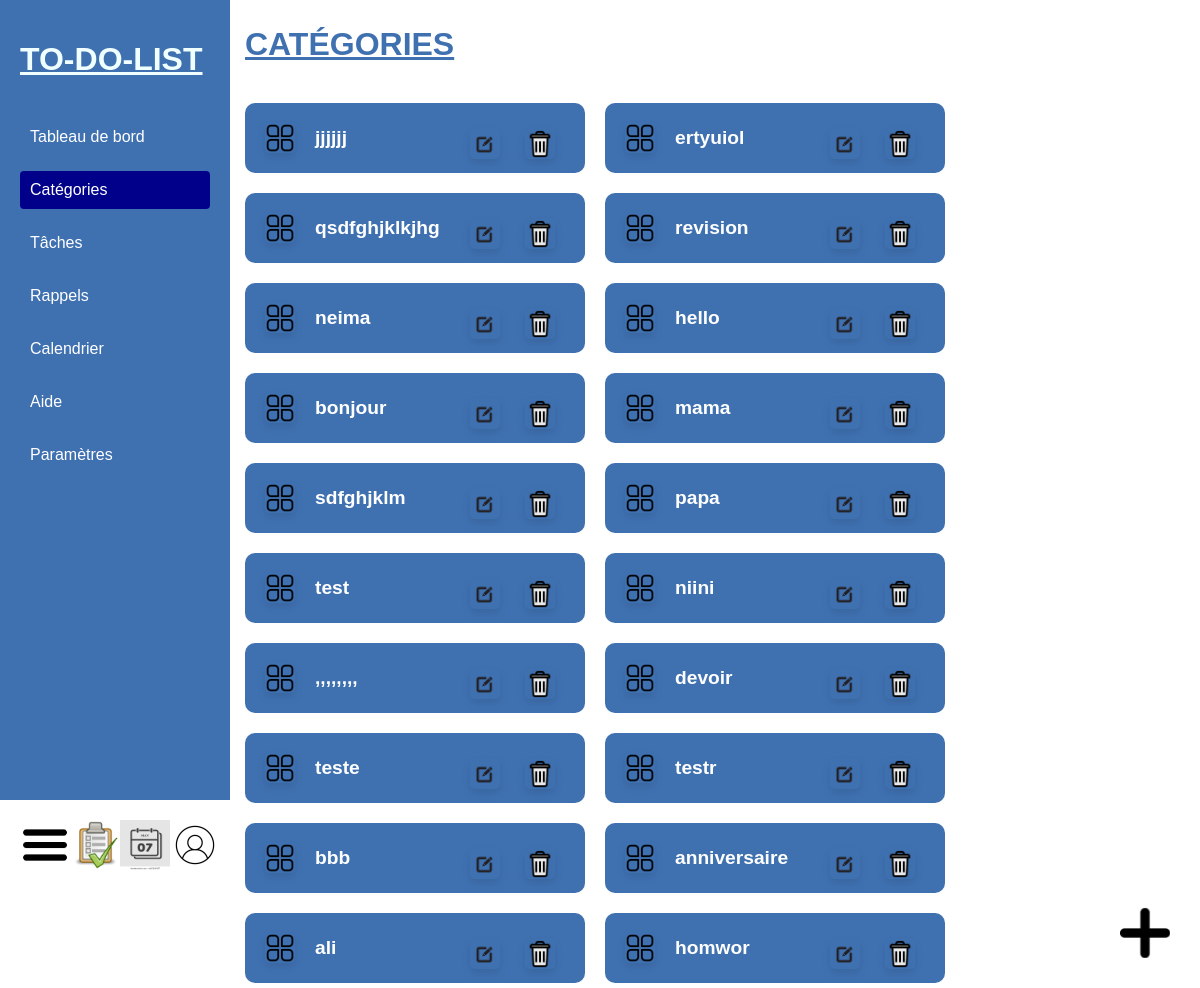
The app's page /categorie (signed in) with its own data.
### models.py (models this page shows, shortened)
class Category(db.Model):
    id = db.Column(db.Integer, primary_key=True)
    name = db.Column(db.String(100), nullable=False, unique=True)

### routes.py (the view)
@app.route('/categorie')
def categorie():
    if 'user_id' in session:
        user_id = session['user_id']
        user = User.query.get(user_id)
        users = Category.query.get(user_id)
        categories = Category.query.all()
        return render_template('html/categorie.html', title='categorie', user=user, categories=categories)
    else:
        flash('Veuillez vous connecter pour accéder à cette page.', 'error')
        return redirect(url_for('login'))

### templates/html/categorie.html (shortened to what this page needs)
{% extends 'html/layout.html' %}
{% block main %}
<div class="container">
    <h1>CATÉGORIES</h1>
    <div class="categories">
        {%for category in categories%}
        <div class="category-card">
            <img src="{{ url_for('static', filename='Images/cat.png') }}" alt="">
            <p>{{category.name}}</p>
            <div class="card-images">
                <a href="/modifierC"><img src="{{ url_for('static', filename='Images/upadate.png') }}" alt="Image 2"></a>
                <a href="/DeleteC"><img src="{{ url_for('static', filename='Images/delete.webp') }}" alt="Image 1"></a>
            </div>
        </div>
        {%endfor%}
        </div>
    </div>
    <a href="/categories"><img src="{{ url_for('static', filename='Images/+.jpg') }}" alt="Image en bas à droite" class="bottom-right"></a>
{% endblock %}

### Static/CSS/layout.css (style rules this page uses)
body { margin: 0; font-family: Arial, sans-serif; display: flex; }

### Static/CSS/categorie.css (style rules this page uses)
body { margin: 0; font-family: Arial, sans-serif; display: flex; }
.container { text-align: left; font-weight: bold; padding: 5px; width: 100%; }
h1 { color: rgb(63, 113, 177); margin-bottom: 40px; text-decoration: underline; }
.categories { display: flex; flex-wrap: wrap; justify-content: left; gap: 20px; }
.category-card { background-color: rgb(63, 113, 177); border-radius: 10px; padding: 20px; width: 300px; text-align: left; color: white; position: relative; }
.category-card { display: flex; align-items: center; }
.category-card img { width: 10%; margin-right: 20px; border-radius: 5px; box-shadow: 0 4px 8px rgba(0, 0, 0, 0.1); }
.category-card p { margin: 0; font-size: 1.2rem; line-height: 1.4; }
.card-images { display: flex; justify-content: flex-end; gap: 5px; position: absolute; bottom: 10px; right: 10px; }
.card-images img { width: 30px; height: 30px; border-radius: 5px; object-fit: cover; }
.bottom-right { position: fixed; bottom: 30px; right: 30px; width: 50px; height: auto; }

### records on screen
Category: name "jjjjjj"
Category: name "ertyuiol"
Category: name "qsdfghjklkjhg"
Category: name "revision"
Category: name "neima"
Category: name "hello"
Category: name "bonjour"
Category: name "mama"
Category: name "sdfghjklm"
Category: name "papa"
Category: name "test"
Category: name "niini"
Category: name ",,,,,,,,"
Category: name "devoir"
Category: name "teste"
Category: name "testr"
Category: name "bbb"
Category: name "anniversaire"
Category: name "ali"
Category: name "homwor"
